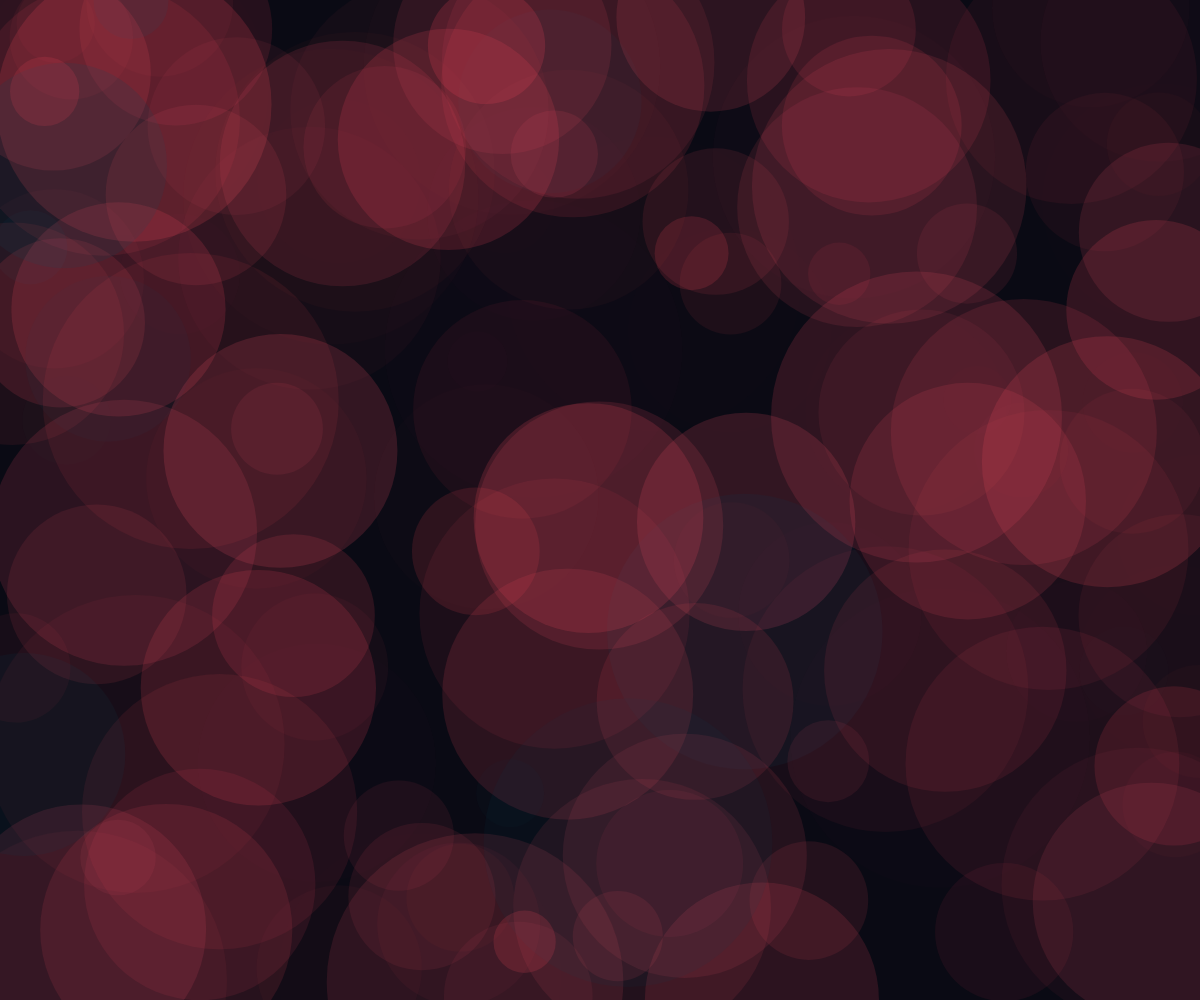
Frame 1 (no input)
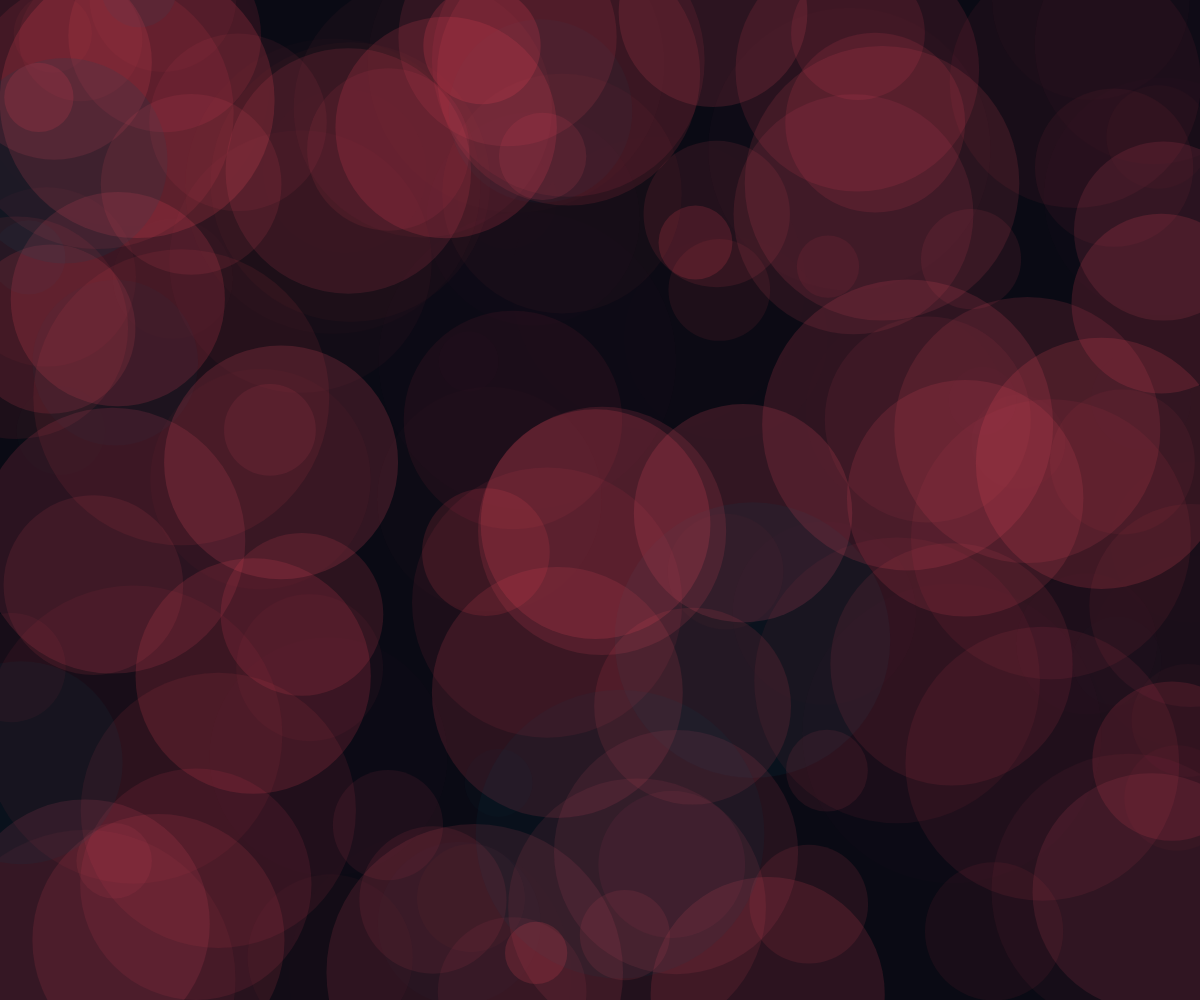
Frame 60 (no input)
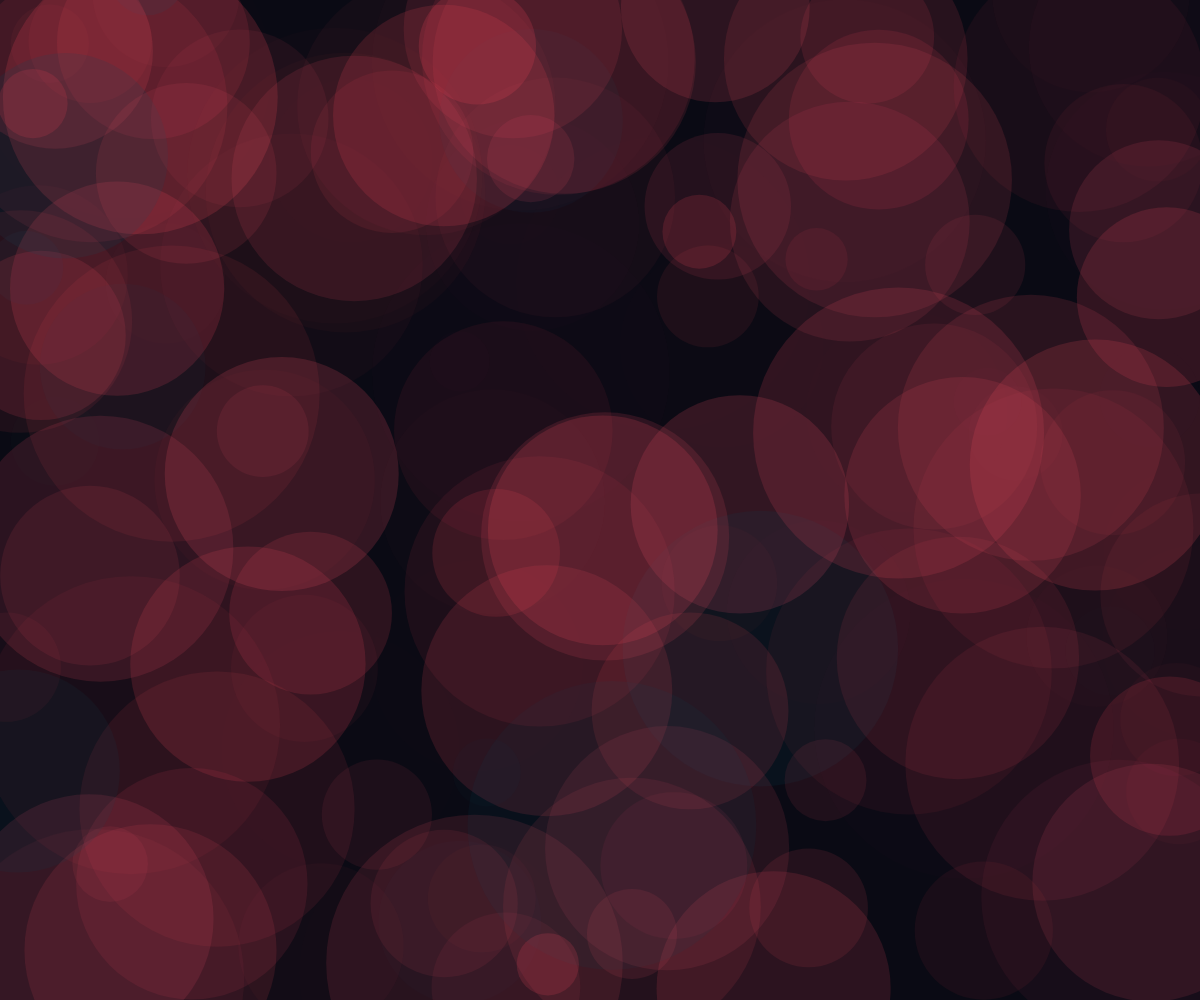
Frame 120 (the mouse pressed at the canvas centre since frame 60)

The p5.js sketch that drew these frames (run headless with seeded random() and noise() and a simulated clock; from frame 60 on, the mouse is pressed at the canvas centre):

// p5.js sketch
// ── sketch.js
let circles = [];
let time = 0;

function setup() {
  createCanvas(windowWidth, windowHeight);
  noStroke();

  // Create floating circles with continuous motion and fluctuating properties
  for (let i = 0; i < 150; i++) {
    circles.push({
      x: random(width),
      y: random(height),
      radius: random(30, 150),
      speedX: random(-0.2, 0.2),
      speedY: random(-0.2, 0.2),
      alpha: random(20, 60),
      hue: random(200, 260),
      pulseSpeed: random(0.01, 0.03),
      pulsePhase: random(TWO_PI)
    });
  }
}

function draw() {
  background(10, 10, 20);

  time += 0.01;

  // Draw floating and pulsing circles
  for (let circle of circles) {
    // Update position with steady tide-like motion
    circle.x += circle.speedX;
    circle.y += circle.speedY;

    // Keep circles on canvas by wrapping around edges
    if (circle.x < -circle.radius) circle.x = width + circle.radius;
    if (circle.x > width + circle.radius) circle.x = -circle.radius;
    if (circle.y < -circle.radius) circle.y = height + circle.radius;
    if (circle.y > height + circle.radius) circle.y = -circle.radius;

    // Create internal fluctuation in luminosity and opacity
    let pulse = sin(time * circle.pulseSpeed + circle.pulsePhase) * 0.5 + 0.5;
    let currentAlpha = circle.alpha * pulse;
    let currentHue = (circle.hue + time * 0.5) % 255;

    fill(currentHue, 70, 90, currentAlpha);
    ellipse(circle.x, circle.y, circle.radius * 2);
  }
}

function windowResized() {
  resizeCanvas(windowWidth, windowHeight);
}
